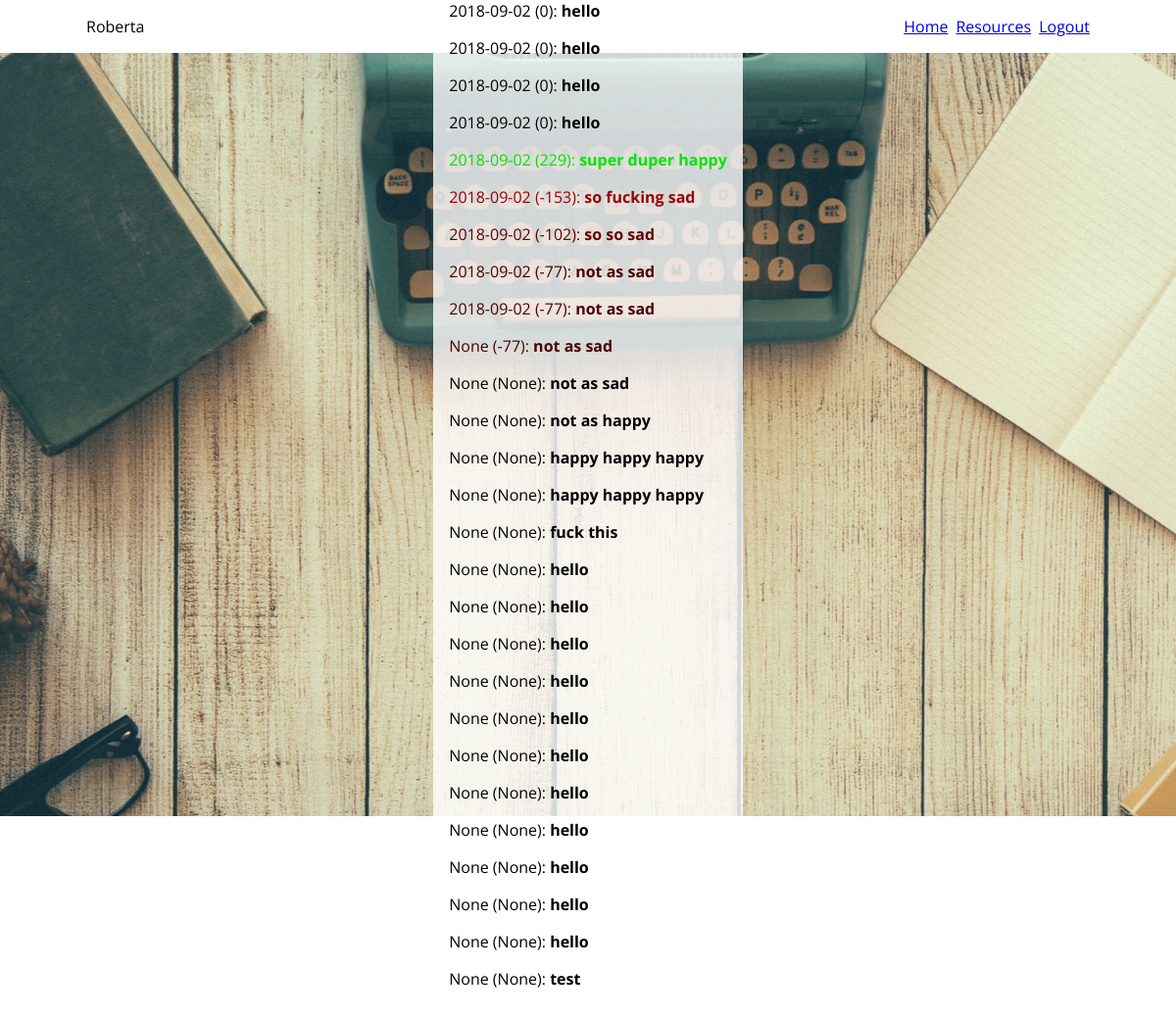
The app's page /index (signed in) with its own data.
### app/models.py (models this page shows, shortened)
class MoodText(db.Model):
    id = db.Column(db.Integer, primary_key=True)
    user_id = db.Column(db.Integer, db.ForeignKey('user.id'))
    date = db.Column(db.Date)
    content = db.Column(db.String)
    sentiment = db.Column(db.String)

### app/routes.py (the view)
@app.route('/')
@app.route('/index')
@login_required
def index():
    posts = [
        {
            'author': {'username': 'John'},
            'body': 'Beautiful day in Portland!'
        },
        {
            'author': {'username': 'Susan'},
            'body': 'The Avengers movie was so cool!'
        }
    ]
    return render_template('index.html', title='Home', MoodText=MoodText)

### app/models.py (called while the page is built)
@login.user_loader
def load_user(id):
    return User.query.get(int(id))

### app/templates/index.html (shortened to what this page needs)
{% extends "base.html" %}
{% block content %}
<section>
    <div class="container">
        {% if current_user.mood_texts.count() == 0 %}
            <p>You have no recent mood entries</p>
        {% else %}
            {% for text in current_user.mood_texts.order_by(MoodText.id.desc()).all() %}
                <div><p
                    {% if text.sentiment is not none %}
                    style = "color:rgb(
                        {% if text.sentiment|int > 0 %}
                            0, {{ text.sentiment }}, 0
                        {% else %}
                            {{ (text.sentiment|int)*-1 }}, 0, 0
                        {% endif %}
                    )"
                    {% endif %}
                >{{ text.date }} ({{ text.sentiment }}): <b>{{ text.content }}</b></p></div>
            {% endfor %}
        {% endif %}
    </div>
</section>
{% endblock %}

### app/static/styles/main.css (style rules this page uses)
body { font-family: 'Open Sans'; margin: 0; font-size: 16px; }
body > * { display: flex; justify-content: center; padding: 1rem; }
.container { max-width: 1024px; }
body > section:nth-of-type(1) { background: url("../img/typewriter-bg.jpg") no-repeat center center fixed; -webkit-background-size: cover; -moz-background-size: cover; -o-background-size: cover; background-size: cover; height: calc(100vh - 53.5px); align-items: center; }
body > section:nth-of-type(1) .container { padding: 1rem; background-color: rgba(255, 255, 255, 0.8); }

### records on screen
MoodText: date "2018-09-02", sentiment "0", content "hello"
MoodText: date "2018-09-02", sentiment "0", content "hello"
MoodText: date "2018-09-02", sentiment "0", content "hello"
MoodText: date "2018-09-02", sentiment "0", content "hello"
MoodText: date "2018-09-02", sentiment "229", content "super duper happy"
MoodText: date "2018-09-02", sentiment "-153", content "so fucking sad"
MoodText: date "2018-09-02", sentiment "-102", content "so so sad"
MoodText: date "2018-09-02", sentiment "-77", content "not as sad"
MoodText: date "2018-09-02", sentiment "-77", content "not as sad"
MoodText: date "None", sentiment "-77", content "not as sad"
MoodText: date "None", sentiment "None", content "not as sad"
MoodText: date "None", sentiment "None", content "not as happy"
MoodText: date "None", sentiment "None", content "happy happy happy"
MoodText: date "None", sentiment "None", content "happy happy happy"
MoodText: date "None", sentiment "None", content "fuck this"
MoodText: date "None", sentiment "None", content "hello"
MoodText: date "None", sentiment "None", content "hello"
MoodText: date "None", sentiment "None", content "hello"
MoodText: date "None", sentiment "None", content "hello"
MoodText: date "None", sentiment "None", content "hello"
MoodText: date "None", sentiment "None", content "hello"
MoodText: date "None", sentiment "None", content "hello"
MoodText: date "None", sentiment "None", content "hello"
MoodText: date "None", sentiment "None", content "hello"
MoodText: date "None", sentiment "None", content "hello"
MoodText: date "None", sentiment "None", content "hello"
MoodText: date "None", sentiment "None", content "test"
